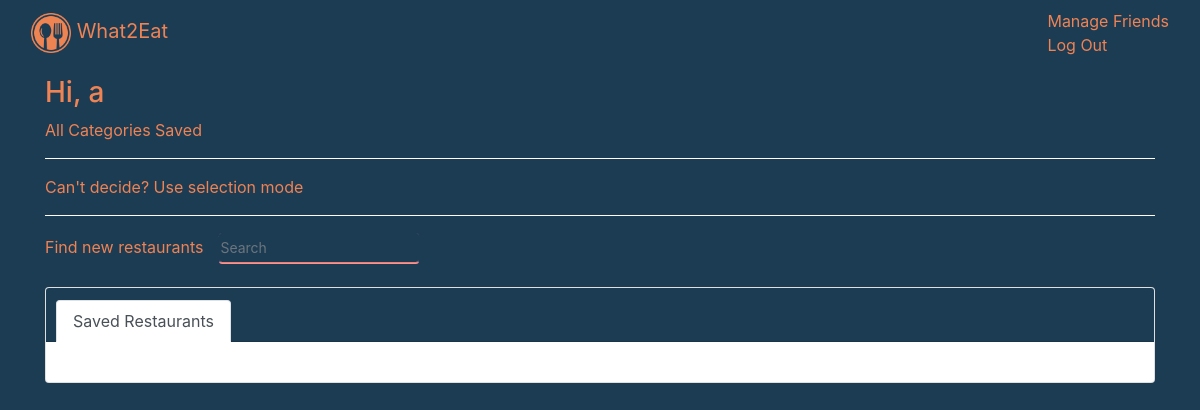
Page / (signed in) on the earlier database version.
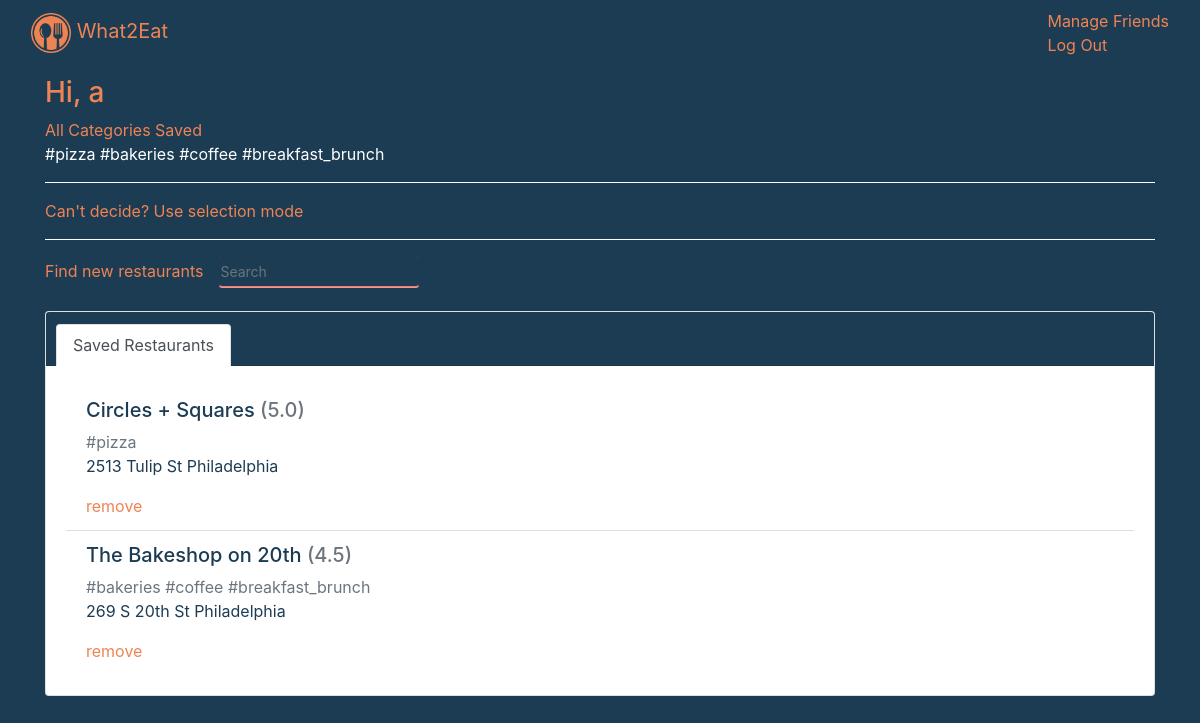
Same page on the later database version.
### core/models.py (models this page shows, shortened)
class Category(models.Model):
    name = models.CharField(max_length=20, unique=True)
    restaurant = models.ManyToManyField(Restaurant)

class Restaurant(models.Model):
    id = models.CharField(max_length=100, unique=True, primary_key=True)
    name = models.TextField()
    rating = models.DecimalField(max_digits=3, decimal_places=1)
    url = models.URLField()
    address = models.TextField()

### core/views.py (the view)
# urls.py: path('', splash, name='splash' )
def splash(request):
    if request.user.is_authenticated:
        try:
            cl = CategoryList.objects.filter(user=request.user)
        except CategoryList.DoesNotExist:
            cl = []
        try:
            rl_org = List.objects.filter(user=request.user)
            rl_org = list(set([x.restaurant for x in rl_org]))
            rll = [x.__dict__ for x in rl_org]
            for r, mod in  zip(rl_org, rll):
                c = Category.objects.filter(restaurant=r)
                c = [x.name for x in c]
                mod['categories'] = c
        except List.DoesNotExist:
            rll = []
        cl = [x.category.name for x in cl]
        return render(request, "splash.html", {"cl": cl, "rl": rll})
    else:
        return render(request, "splash.html")

### core/templates/splash.html (shortened to what this page needs)
<!DOCTYPE html>
    <head>
        <link rel="stylesheet" href="https://stackpath.bootstrapcdn.com/bootstrap/4.3.1/css/bootstrap.min.css">
        {% load static %}
        <link rel="stylesheet" type="text/css" href="{% static 'style.css' %}">
    </head>
    <body>
        <nav class="navbar  navbar-inverse header ">
                <div class="container-fluid">
                    <div class="navbar-header">
                    <a class="navbar-brand header-a" href="#"><img style="width:40px" src="{% static 'what2eat.png' %}"> What2Eat </a>
                    </div>
                    <ul class="nav navbar-nav navbar-right">
                            {% if user.is_authenticated %}
                    <li>
                            <a href="/friends" class="header-a">Manage Friends</a>
                    </li>
                    <li>
                            <a href="/logout" class="header-a">Log Out</a>
                    </li>
                            {% endif %}
                    </ul>
                </div>
        </nav>
        {% if user.is_authenticated %}
        <div class="container" style="margin-left:30px">
            <div style="margin-top: 10px;width:80%">
                <h3 class="logo"> Hi, {{user}} </h3>
                <span class='logo'> All Categories Saved </span>
                <br>
                {% for c in cl%}
                 #{{c}}
                {% endfor %}
            </div>
            <hr style="border-top: 1px solid #ffffff;">
            <span class='logo'>Can't decide? Use <a href ='/selection'> selection mode </a></span>
            <hr style="border-top: 1px solid #ffffff;">
            <form class="form-inline md-form form-sm active-search mt-2" style="margin:0px; padding:0px" method="POST" action="/search/">
                <span class='logo'> Find new restaurants</span>
                <br>
                <input class="form-control form-control-sm ml-3" style="margin:0px; padding:0px" name="searchKey"  type="text" placeholder="Search"
                    aria-label="Search">
            </form>
            <br>
            <div class="card " >
                    <div class="card-header navbar-custom">
                        <ul class="nav nav-tabs card-header-tabs">
                        <li class="nav-item">
                            <a class="nav-link active" href="#">Saved Restaurants</a>
                        </li>
                        </ul>
                    </div>
                    <div class="card-body">
                            <ul class="list-group list-group-flush">
                                    {% for r in rl%}
                                    <li class="list-group-item">
                                    <h5 style="color:#1c3c54"> <a style="color:#1c3c54" href="{{r.url}}">{{r.name}}</a> <span class="card-subtitle mb-2 text-muted"> ({{r.rating}}) </span> </h5>
                                    <span class="text-muted">{% for c in r.categories %} #{{c}} {% endfor %}</span>
                                    <p class="card-text" style="color:#1c3c54">{{r.address}} </p>
                                    <a class="text-right" href="/remove?id={{r.id}}" style="text-align: right;"> remove </a>
                                    </li>
                                    {% endfor %}
                            </ul>
                    </div>
                </div>
        </div>
        {% endif %}
    </body>
</html>

### core/static/style.css (style rules this page uses)
a, .logo { color: #ef8354; }
body { background: #1c3c54; color: #ffffff; }
.active-search input[type=text] { border-color: #1c3c54; border-bottom: 1px solid #ef8354; box-shadow: 0 1px 0 0 #f48fb1; background-color: #1c3c54; width: 200px; color: #ffffff; }
.navbar-custom { background-color: #1c3c54; }

Differences in the rows shown:
now on this page (row unchanged): Category: cl "pizza", categories "pizza"
added Category: cl "bakeries", categories "bakeries"
added Category: cl "coffee", categories "coffee"
added Category: cl "breakfast_brunch", categories "breakfast_brunch"
now on this page (row unchanged): Restaurant: name "Circles + Squares", rating "5.0", address "2513 Tulip St Philadelphia"
added Restaurant: name "The Bakeshop on 20th", rating "4.5", address "269 S 20th St Philadelphia"
